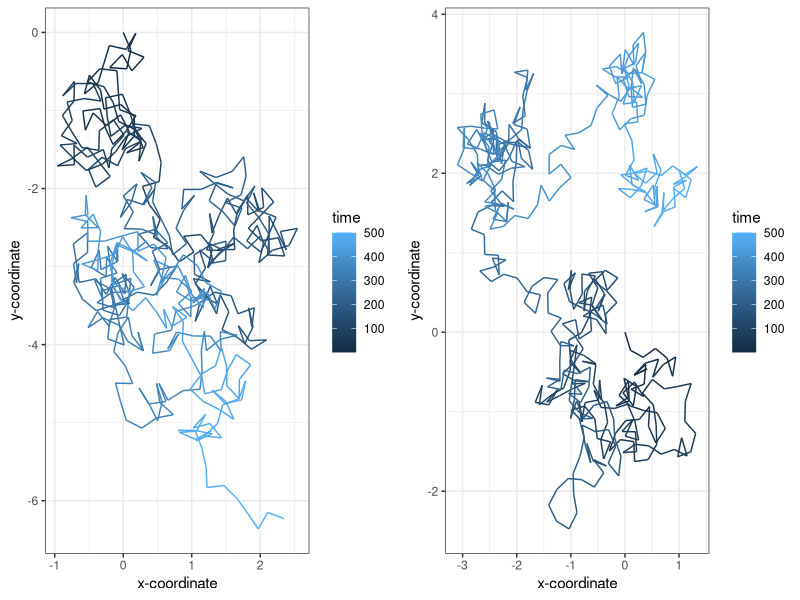

Generate this figure with R:
install.packages("ggplot2")
install.packages("gridExtra")

library(ggplot2)
library(gridExtra)

random_walk  <- function (n_steps) {
  
  df <- data.frame(x = rep(NA, n_steps), y = rep(NA, n_steps), time = 1:n_steps)
  
  df[1,] <- c(0,0,1)
  
  for (i in 2:n_steps) {
    
    h <- 0.25
    
    
    angle <- runif(1, min = 0, max = 2*pi)
    
    df[i,1] <- df[i-1,1] + cos(angle)*h
    
    df[i,2] <- df[i-1,2] + sin(angle)*h
    
    df[i,3] <- i
    
  }
  
  return(df)
  
}

data1 <- random_walk(500)

plot1 <- ggplot(aes(x = x, y = y), data = data1) +
  
  geom_path(aes(colour = time)) +
  
  theme_bw() +
  
  xlab("x-coordinate") +
  
  ylab("y-coordinate")

data2 <- random_walk(500)

plot2 <- ggplot(aes(x = x, y = y), data = data2) +
  
  geom_path(aes(colour = time)) +
  
  theme_bw() +
  
  xlab("x-coordinate") +
  
  ylab("y-coordinate")

grid.arrange(plot1, plot2, ncol=2)

